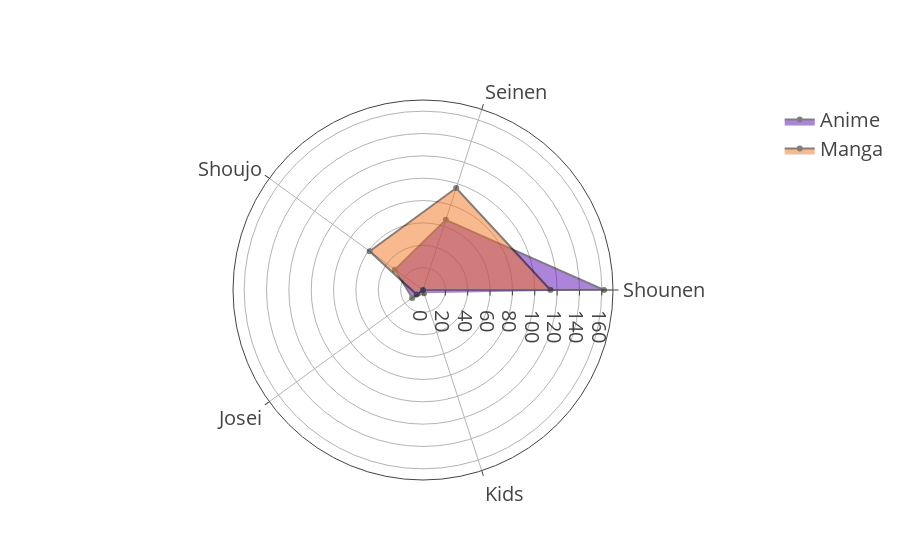

The cell this chart's notebook holds for it:
### Code cell
categories = ['Shounen', 'Seinen', 'Shoujo', 'Josei', 'Kids']

anime_cat_count = [0,0,0,0,0]
manga_cat_count = [0,0,0,0,0]


for demographic in df_anime['demographics']:
    
    output = np.array(literal_eval(demographic))

    for i in output:
        if i in categories:
            index = categories.index(i)
            anime_cat_count[index] += 1

for demographic in df_manga['demographics']:
    
    output = np.array(literal_eval(demographic))

    for i in output:
        if i in categories:
            index = categories.index(i)
            manga_cat_count[index] += 1


fig = go.Figure()

fig.add_trace(go.Scatterpolar(
    r = anime_cat_count,
    theta = categories,
    fill = 'toself',
    name ='Anime',
    fillcolor = '#5b0bb5',
    opacity = 0.5
))

fig.add_trace(go.Scatterpolar(
    r = manga_cat_count,
    theta = categories,
    fill = 'toself',
    name = 'Manga',
    fillcolor = '#F47521',
    opacity = 0.5
))

fig.update_layout(
  polar = dict(
    radialaxis = dict(
      visible = True,
      range = [0, 170]
    )),
  showlegend = True, font_size = 20, legend_grouptitlefont_size = 10
)

fig.show()

### Figure 1 — Plotly figure (JSON) as saved in the notebook; plotly's stock layout.template omitted (floating-point values rounded to 4 significant figures)
{"data": [{"fill": "toself", "fillcolor": "#5b0bb5", "name": "Anime", "opacity": 0.5, "r": [162, 66, 31, 12, 3], "theta": ["Shounen", "Seinen", "Shoujo", "Josei", "Kids"], "type": "scatterpolar"}, {"fill": "toself", "fillcolor": "#F47521", "name": "Manga", "opacity": 0.5, "r": [114, 96, 59, 7, 0], "theta": ["Shounen", "Seinen", "Shoujo", "Josei", "Kids"], "type": "scatterpolar"}], "layout": {"font": {"size": 20}, "legend": {"grouptitlefont": {"size": 10}}, "polar": {"radialaxis": {"range": [0, 170], "visible": true}}, "showlegend": true}}
